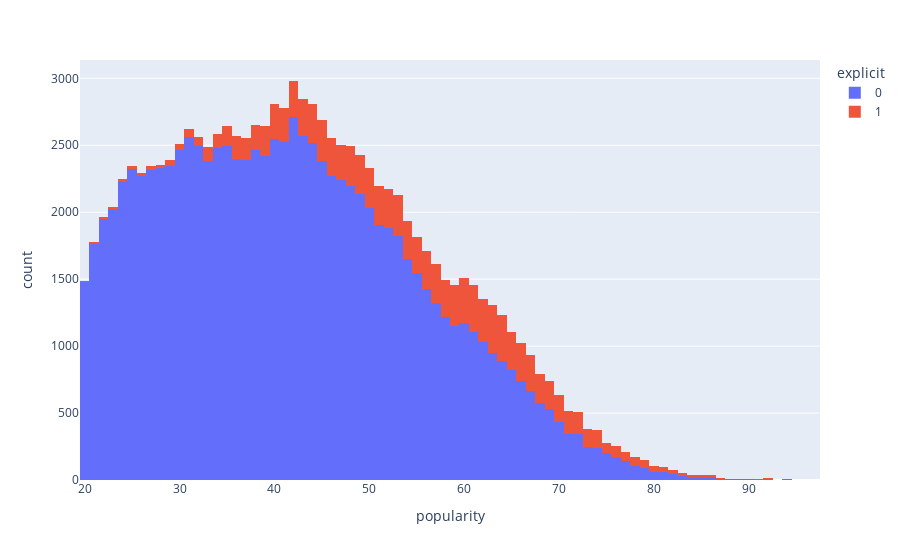

Notebook cell for this chart:
### Code cell
songs.drop(songs[songs["popularity"] < 20].index, inplace=True, axis=0)
fig = px.histogram(songs, x="popularity", color="explicit")
fig.show()

### Figure 1 — Plotly figure (JSON) as saved in the notebook; plotly's stock layout.template omitted (floating-point values rounded to 4 significant figures; data arrays with more than 128 entries replaced by an {"elided": "..."} marker saying what was removed)
{"data": [{"alignmentgroup": "True", "bingroup": "x", "hovertemplate": "explicit=0<br>popularity=%{x}<br>count=%{y}<extra></extra>", "legendgroup": "0", "marker": {"color": "#636efa", "pattern": {"shape": ""}}, "name": "0", "offsetgroup": "0", "orientation": "v", "showlegend": true, "type": "histogram", "x": {"elided": "96721 int values"}, "xaxis": "x", "yaxis": "y"}, {"alignmentgroup": "True", "bingroup": "x", "hovertemplate": "explicit=1<br>popularity=%{x}<br>count=%{y}<extra></extra>", "legendgroup": "1", "marker": {"color": "#EF553B", "pattern": {"shape": ""}}, "name": "1", "offsetgroup": "1", "orientation": "v", "showlegend": true, "type": "histogram", "x": {"elided": "11522 int values"}, "xaxis": "x", "yaxis": "y"}], "layout": {"barmode": "relative", "legend": {"title": {"text": "explicit"}, "tracegroupgap": 0}, "margin": {"t": 60}, "xaxis": {"anchor": "y", "domain": [0, 1], "title": {"text": "popularity"}}, "yaxis": {"anchor": "x", "domain": [0, 1], "title": {"text": "count"}}}}
